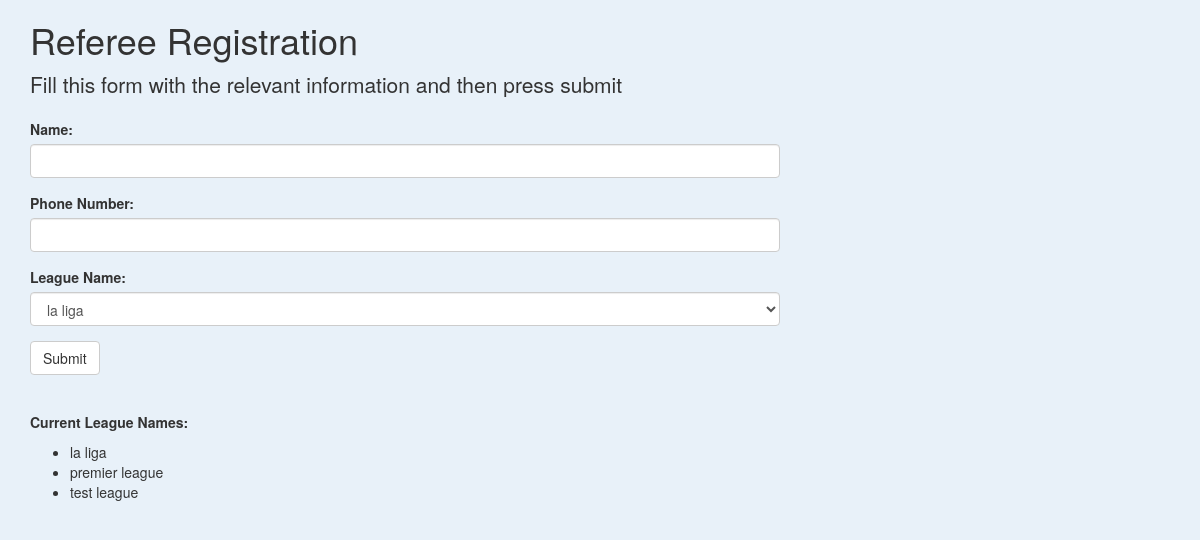
Screenshot of /referee with the database file from the repository.
### tables this page shows
CREATE TABLE League (
    l_sportsname    varchar(25),
    l_name          varchar(50),
    l_numteams      unsigned int,
    l_leaguekey     unsigned int
);

### main.py (the view, shortened to what this page needs)
@app.route('/referee', methods=['GET', 'POST'])
def referee():
    class RefForm(FlaskForm):
        query = '''select l_name from league'''
        conn = sqlite3.connect(database)
        result = conn.execute(query)
        leagueNames = []
        for row in result:
            leagueNames.append(row[0])
        name = StringField('Name:', validators=[DataRequired()])
        phonenumber = StringField('Phone Number:', validators=[DataRequired()])
        league = SelectField('League Name:', choices = leagueNames)
        submit = SubmitField('Submit')
    conn = sqlite3.connect(database)
    cursor = conn.cursor()
    form = RefForm()
    message = ""
    leagueNames = []
    leagueQuery = '''SELECT l_name from league'''.format(form.league.data)
    result = conn.execute(leagueQuery)
    for row in result:
        leagueNames.append(row[0])
    conn.close()
    return render_template('referee.html', form=form, message=message, leagueNames=leagueNames)

### main.py
    class RefForm(FlaskForm):
        query = '''select l_name from league'''
        conn = sqlite3.connect(database)
        result = conn.execute(query)
        leagueNames = []
        for row in result:
            leagueNames.append(row[0])
        name = StringField('Name:', validators=[DataRequired()])
        phonenumber = StringField('Phone Number:', validators=[DataRequired()])
        league = SelectField('League Name:', choices = leagueNames)
        submit = SubmitField('Submit')

### templates/referee.html (shortened to what this page needs)
{% extends 'bootstrap/base.html' %}
{% import "bootstrap/wtf.html" as wtf %}
{% block styles %}
{{ super() }}
{% endblock %}
{% block content %}
<div class="container">
  <div class="row">
    <div class="col-md-10 col-lg-8 mx-lg-auto mx-md-auto">
      <h1 class="pt-5 pb-2">Referee Registration</h1>
      <p class="lead">Fill this form with the relevant information and then press submit</p>
      {{ wtf.quick_form(form) }}
      <p class="pt-5" style="margin-top:5%;"><strong>Current League Names: </strong></p>
      <ul>
        {% for name in leagueNames %}
        <li>{{name}}</li>
        {% endfor %}
        </ul>
    </div>
  </div>
</div>
{% endblock %}

### templates/referee.html (style rules this page uses)
body { background: #e8f1f9; }

### rows the page displays
League: l_name "la liga"
League: l_name "premier league"
League: l_name "test league"
